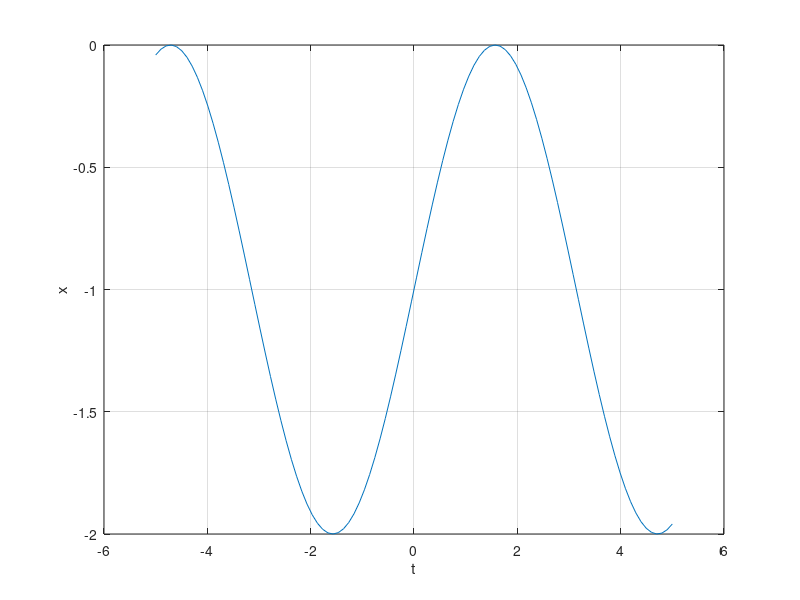

Write MATLAB code to recreate this figure.
function SolveDE_test2

x = linspace(-5, 5);
y= RHSode(x);

plot(x, y)
ylabel('x')
xlabel('t')
grid()

end

function f = RHSode(x)
% Example f(x) = 1-4*x*exp(-x^2)

f = sin(x) -1;

end